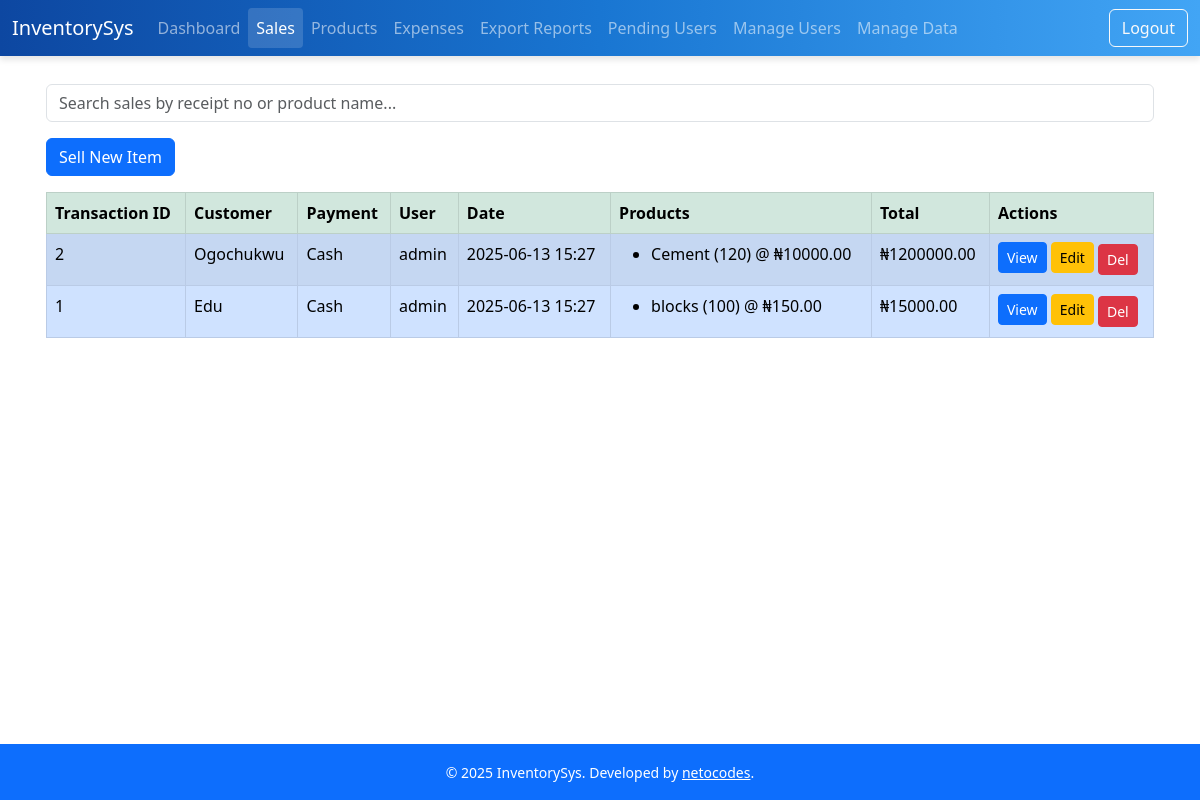
The app's page /sales (signed in) with its own data.
### models.py (models this page shows, shortened)
class SaleTransaction(db.Model):
    id = db.Column(db.Integer, primary_key=True)
    uuid = db.Column(db.String(36), unique=True, default=lambda: str(uuid.uuid4()))
    customer_name = db.Column(db.String(120))
    payment_type = db.Column(db.String(50))
    comments = db.Column(db.Text)
    timestamp = db.Column(db.DateTime, default=datetime.utcnow)
    last_modified = db.Column(db.DateTime, default=datetime.utcnow, onupdate=datetime.utcnow)
    synced = db.Column(db.Boolean, default=False)
    user_id = db.Column(db.Integer, db.ForeignKey('user.id'))
    user = db.relationship('User', backref='transactions')
    sales = db.relationship('Sale', backref='sale_transaction', lazy=True)

class User(db.Model, UserMixin):
    id = db.Column(db.Integer, primary_key=True)
    uuid = db.Column(db.String(36), unique=True, default=lambda: str(uuid.uuid4()))
    username = db.Column(db.String(80), unique=True, nullable=False)
    full_name = db.Column(db.String(120), nullable=False)       # Full name field
    email = db.Column(db.String(120), unique=True, nullable=False)  # Email should be unique and required
    phone_number = db.Column(db.String(20), unique=True, nullable=True)  # Optional, but unique if provided
    password = db.Column(db.String(200), nullable=False)
    role = db.Column(db.String(20), nullable=False, default='user')  # roles: admin, approver, user
    is_approved = db.Column(db.Boolean, default=False)
    timestamp = db.Column(db.DateTime, default=datetime.utcnow)
    last_modified = db.Column(db.DateTime, default=datetime.utcnow, onupdate=datetime.utcnow)
    synced = db.Column(db.Boolean, default=False)
    def is_admin(self):
        return self.role == 'admin'

class Product(db.Model):
    id = db.Column(db.Integer, primary_key=True)
    uuid = db.Column(db.String(36), unique=True, default=lambda: str(uuid.uuid4()))
    barcode = db.Column(db.String(100), unique=True, nullable=True)  # <-- Add this line
    name = db.Column(db.String(100), nullable=False)
    quantity = db.Column(db.Integer, nullable=False)
    price = db.Column(db.Float, nullable=False)
    cost_price = db.Column(db.Float, nullable=False)
    timestamp = db.Column(db.DateTime, default=datetime.utcnow)
    last_modified = db.Column(db.DateTime, default=datetime.utcnow, onupdate=datetime.utcnow)
    synced = db.Column(db.Boolean, default=False)
    sales = db.relationship('Sale', backref='product', lazy=True)

class Sale(db.Model):
    id = db.Column(db.Integer, primary_key=True)
    uuid = db.Column(db.String(36), unique=True, default=lambda: str(uuid.uuid4()))
    product_id = db.Column(db.Integer, db.ForeignKey('product.id'), nullable=False)
    quantity = db.Column(db.Integer, nullable=False)
    cost_price = db.Column(db.Float, nullable=False)  # <-- Add this line
    unit_price = db.Column(db.Float, nullable=False)
    total_price = db.Column(db.Float, nullable=False)
    customer_name = db.Column(db.String(100), nullable=True)
    payment_type = db.Column(db.String(50), nullable=True)  # e.g., Cash, Card, Mobile Money
    comments = db.Column(db.String(300), nullable=True)
    timestamp = db.Column(db.DateTime, default=datetime.utcnow)
    last_modified = db.Column(db.DateTime, default=datetime.utcnow, onupdate=datetime.utcnow)
    synced = db.Column(db.Boolean, default=False)
    user_id = db.Column(db.Integer, db.ForeignKey('user.id'))  # Link to User
    user = db.relationship('User', backref='sales')            # Optional: allows user.sales
    transaction_id = db.Column(db.Integer, db.ForeignKey('sale_transaction.id'), nullable=True)

### app.py (the view, shortened to what this page needs)
@app.route('/sales')
@login_required
def sales_list():
    search = request.args.get('q', '').strip()
    sales_query = Sale.query.join(Product, Sale.product_id == Product.id)
    sales_query = sales_query.order_by(Sale.transaction_id.desc(), Sale.timestamp.desc())
    sales = sales_query.all()
    grouped_sales = defaultdict(list)
    for s in sales:
        grouped_sales[s.transaction_id].append({
            'id': s.id,
            'product_name': s.product.name if s.product else "Unknown",
            'quantity': s.quantity,
            'unit_price': s.unit_price,
            'total_price': s.total_price,
            'customer_name': s.customer_name,
            'payment_type': s.payment_type,
            'comments': s.comments,
            'timestamp': s.timestamp,
            'username': s.user.username if s.user else "-",
        })
    transactions = SaleTransaction.query.filter(SaleTransaction.id.in_(grouped_sales.keys())).all()
    transaction_info = {t.id: t for t in transactions}
    return render_template('sales_list.html', grouped_sales=grouped_sales, transaction_info=transaction_info)

### app.py (called while the page is built)
@login_manager.user_loader
def load_user(user_id):
    return User.query.get(int(user_id))

### templates/sales_list.html (shortened to what this page needs)
{% extends "base.html" %}
{% block content %}
<form method="get" class="mb-3">
    <input type="text" name="q" class="form-control" placeholder="Search sales by receipt no or product name..." value="{{ request.args.get('q', '') }}">
</form>
<div class="d-grid gap-2 d-md-flex justify-content-md-start mb-3">
    <a href="{{ url_for('record_sale') }}" class="btn btn-primary me-md-2">Sell New Item</a>
</div>
<div class="table-responsive">
    <table class="table table-bordered table-striped">
        <thead class="table-success">
            <tr>
                <th>Transaction ID</th>
                <th>Customer</th>
                <th>Payment</th>
                <th>User</th>
                <th>Date</th>
                <th>Products</th>
                <th>Total</th>
                <th>Actions</th>
            </tr>
        </thead>
        <tbody>
        {% for transaction_id, sales in grouped_sales.items() %}
            {% if transaction_id is not none and transaction_id in transaction_info %}
                {% set t = transaction_info[transaction_id] %}
                <tr class="table-primary">
                    <td>{{ transaction_id }}</td>
                    <td>{{ t.customer_name or '-' }}</td>
                    <td>{{ t.payment_type or '-' }}</td>
                    <td>{{ t.user.username if t.user else '-' }}</td>
                    <td>{{ t.timestamp.strftime('%Y-%m-%d %H:%M') if t.timestamp else '-' }}</td>
                    <td>
                        <ul class="mb-0">
                            {% for sale in sales %}
                            <li>{{ sale.product_name }} ({{ sale.quantity }}) @ ₦{{ "%.2f"|format(sale.unit_price) }}</li>
                            {% endfor %}
                        </ul>
                    </td>
                    <td>
                        ₦{{ "%.2f"|format(sales | sum(attribute='total_price')) }}
                    </td>
                    <td>
                        <a href="{{ url_for('view_transaction_receipt', transaction_id=transaction_id) }}" class="btn btn-sm btn-primary mb-1">View</a>
                        {% if current_user.is_authenticated and current_user.is_admin() %}
                            <a href="{{ url_for('edit_transaction', transaction_id=transaction_id) }}" class="btn btn-sm btn-warning mb-1">Edit</a>
                            <form action="{{ url_for('delete_transaction', transaction_id=transaction_id) }}" method="post" style="display:inline;" onsubmit="return confirm('Delete entire transaction?');">
                                <button type="submit" class="btn btn-sm btn-danger">Del</button>
                            </form>
                        {% endif %}
                    </td>
                </tr>
            {% endif %}
        {% endfor %}
        </tbody>
    </table>
</div>
{% endblock %}

### records on screen
SaleTransaction: customer_name "Ogochukwu", payment_type "Cash", timestamp "2025-06-13 15:27"
User: user "admin" "admin"
Product: product_name "Cement"
Sale: unit_price "10000.00"
SaleTransaction: customer_name "Edu", payment_type "Cash", timestamp "2025-06-13 15:27"
Product: product_name "blocks"
Sale: unit_price "150.00"

### other values on screen
{{ transaction_id }} "2" "1"
{{ sale.quantity }} "120" "100"
{{ "%.2f"|format(sales | sum(attribute='total_price')) }} "1200000.00" "15000.00"
{{ current_year or 2025 }} "2025"
